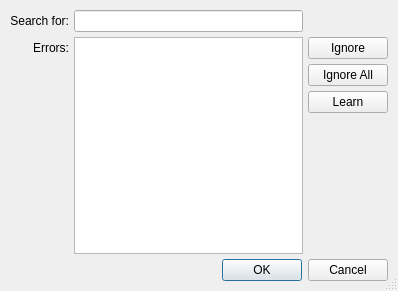
<?xml version="1.0" encoding="UTF-8"?>
<ui version="4.0">
 <author>Gerrit M. Albrecht</author>
 <class>SpellCheckerDialog</class>
 <widget class="QDialog" name="SpellCheckerDialog">
  <property name="geometry">
   <rect>
    <x>0</x>
    <y>0</y>
    <width>398</width>
    <height>291</height>
   </rect>
  </property>
  <property name="sizePolicy">
   <sizepolicy hsizetype="Preferred" vsizetype="Fixed">
    <horstretch>0</horstretch>
    <verstretch>0</verstretch>
   </sizepolicy>
  </property>
  <property name="windowTitle">
   <string>Spell Checker:</string>
  </property>
  <property name="locale">
   <locale language="English" country="UnitedStates"/>
  </property>
  <property name="sizeGripEnabled">
   <bool>true</bool>
  </property>
  <layout class="QGridLayout" name="gridLayout">
   <item row="1" column="0">
    <widget class="QLabel" name="label_2">
     <property name="text">
      <string>Errors:</string>
     </property>
     <property name="alignment">
      <set>Qt::AlignRight|Qt::AlignTrailing|Qt::AlignVCenter</set>
     </property>
    </widget>
   </item>
   <item row="0" column="1" colspan="2">
    <widget class="QLineEdit" name="lineEdit"/>
   </item>
   <item row="0" column="0">
    <widget class="QLabel" name="label">
     <property name="text">
      <string>Search for:</string>
     </property>
     <property name="alignment">
      <set>Qt::AlignRight|Qt::AlignTrailing|Qt::AlignVCenter</set>
     </property>
    </widget>
   </item>
   <item row="1" column="3">
    <widget class="QPushButton" name="pushButton">
     <property name="text">
      <string>Ignore</string>
     </property>
    </widget>
   </item>
   <item row="6" column="0" colspan="2">
    <spacer name="horizontalSpacer">
     <property name="orientation">
      <enum>Qt::Horizontal</enum>
     </property>
     <property name="sizeHint" stdset="0">
      <size>
       <width>0</width>
       <height>20</height>
      </size>
     </property>
    </spacer>
   </item>
   <item row="6" column="2" colspan="2">
    <widget class="QDialogButtonBox" name="buttonBox_2">
     <property name="standardButtons">
      <set>QDialogButtonBox::Cancel|QDialogButtonBox::Ok</set>
     </property>
    </widget>
   </item>
   <item row="1" column="1" rowspan="5" colspan="2">
    <widget class="QTextEdit" name="textEdit"/>
   </item>
   <item row="2" column="3">
    <widget class="QPushButton" name="pushButton_2">
     <property name="text">
      <string>Ignore All</string>
     </property>
    </widget>
   </item>
   <item row="3" column="3">
    <widget class="QPushButton" name="pushButton_3">
     <property name="text">
      <string>Learn</string>
     </property>
    </widget>
   </item>
  </layout>
 </widget>
 <layoutdefault spacing="5" margin="10"/>
 <resources/>
 <connections/>
</ui>
